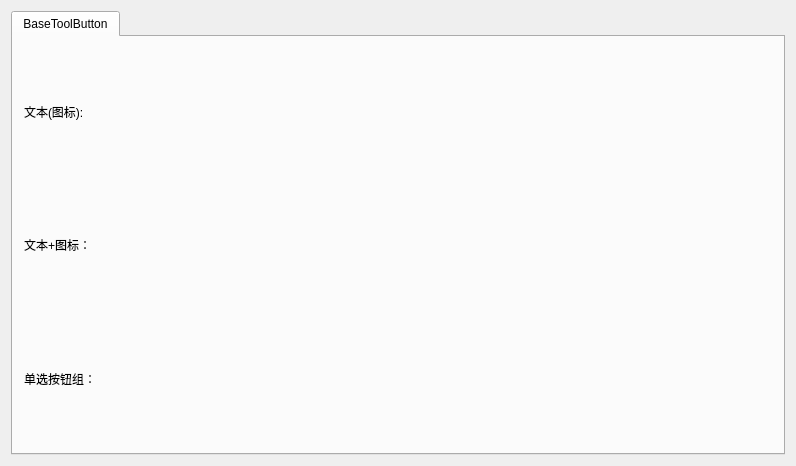
<?xml version="1.0" encoding="UTF-8"?>
<ui version="4.0">
 <class>Widget</class>
 <widget class="QWidget" name="Widget">
  <property name="geometry">
   <rect>
    <x>0</x>
    <y>0</y>
    <width>796</width>
    <height>466</height>
   </rect>
  </property>
  <property name="windowTitle">
   <string>Widget</string>
  </property>
  <layout class="QGridLayout" name="gridLayout">
   <item row="0" column="0">
    <widget class="QTabWidget" name="tabWidget">
     <property name="currentIndex">
      <number>0</number>
     </property>
     <widget class="QWidget" name="baseToolButtonTab">
      <attribute name="title">
       <string>BaseToolButton</string>
      </attribute>
      <layout class="QVBoxLayout" name="verticalLayout_4">
       <item>
        <layout class="QHBoxLayout" name="baseToolButtonHLayout1">
         <item>
          <widget class="QLabel" name="textOrIconLabel">
           <property name="sizePolicy">
            <sizepolicy hsizetype="Preferred" vsizetype="Preferred">
             <horstretch>0</horstretch>
             <verstretch>0</verstretch>
            </sizepolicy>
           </property>
           <property name="text">
            <string>文本(图标):</string>
           </property>
          </widget>
         </item>
        </layout>
       </item>
       <item>
        <layout class="QHBoxLayout" name="baseToolButtonHLayout2">
         <item>
          <widget class="QLabel" name="textAndIconLabel">
           <property name="sizePolicy">
            <sizepolicy hsizetype="Preferred" vsizetype="Preferred">
             <horstretch>0</horstretch>
             <verstretch>0</verstretch>
            </sizepolicy>
           </property>
           <property name="text">
            <string>文本+图标：</string>
           </property>
          </widget>
         </item>
        </layout>
       </item>
       <item>
        <layout class="QHBoxLayout" name="baseToolButtonHLayout3">
         <item>
          <widget class="QLabel" name="buttonGroupLabel">
           <property name="text">
            <string>单选按钮组：</string>
           </property>
          </widget>
         </item>
        </layout>
       </item>
      </layout>
     </widget>
    </widget>
   </item>
  </layout>
 </widget>
 <layoutdefault spacing="6" margin="11"/>
 <resources/>
 <connections/>
</ui>
